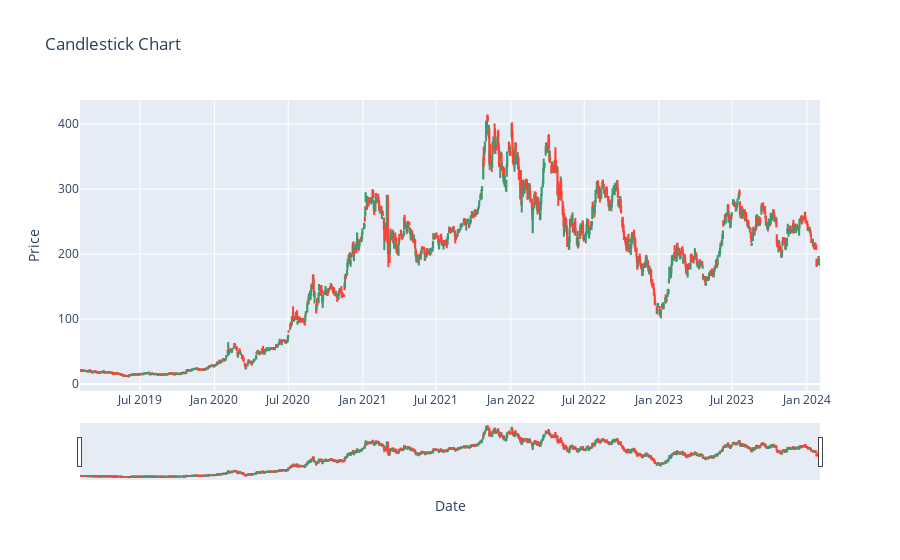

Source (notebook cell):
### Markdown cell above
# **Candle Stick**

### Code cell
fig = go.Figure(data=[go.Candlestick(x=df['Date'],
                open=df['Open'],
                high=df['High'],
                low=df['Low'],
                close=df['Close'])])


fig.update_layout(title='Candlestick Chart',
                  xaxis_title='Date',
                  yaxis_title='Price')

### Figure 1 — Plotly figure (JSON) as saved in the notebook; plotly's stock layout.template omitted (floating-point values rounded to 4 significant figures; data arrays with more than 128 entries replaced by an {"elided": "..."} marker saying what was removed)
{"data": [{"close": {"elided": "1259 float values"}, "high": {"elided": "1259 float values"}, "low": {"elided": "1259 float values"}, "open": {"elided": "1259 float values"}, "x": {"elided": "1259 str values"}, "type": "candlestick"}], "layout": {"title": {"text": "Candlestick Chart"}, "xaxis": {"title": {"text": "Date"}}, "yaxis": {"title": {"text": "Price"}}}}
